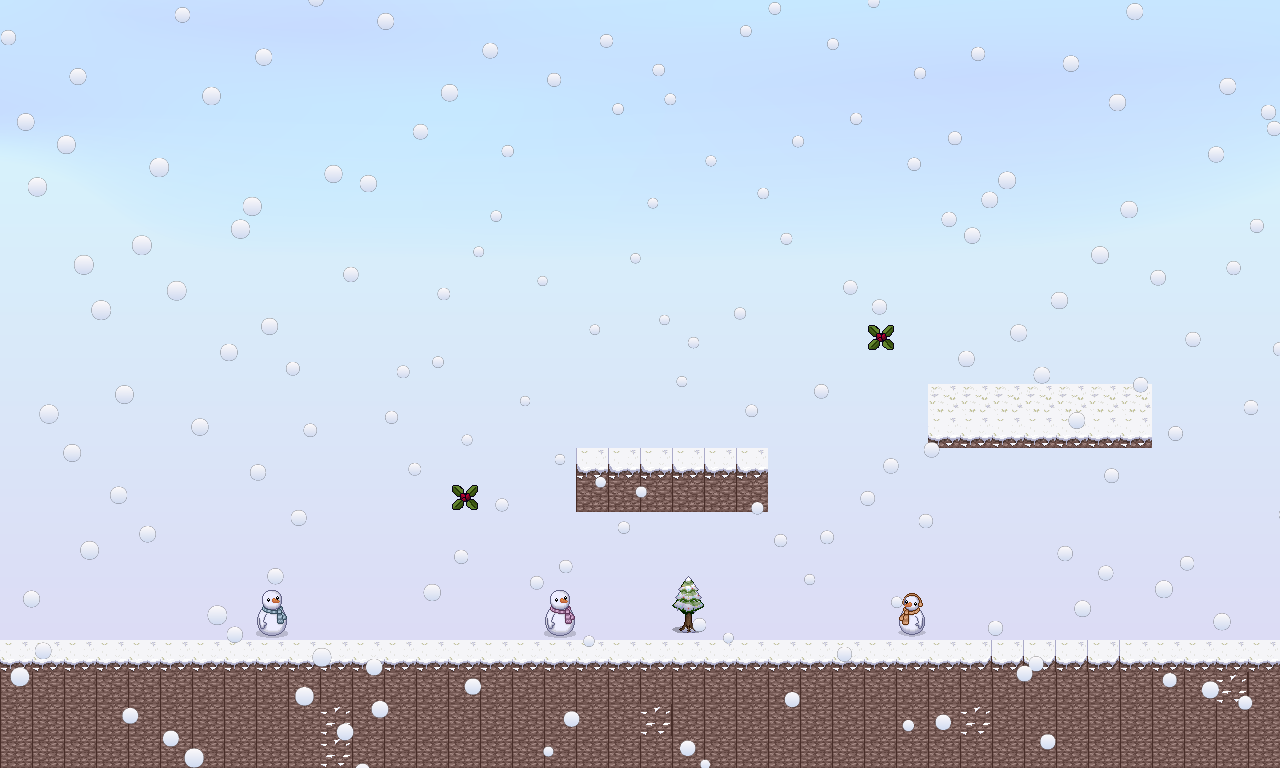

This is a level from a 2D game, rendered from its Tiled map with the project's own tilesets. A one-line summary and the complete map file follow:
An orthogonal 40x24 tile map with 32x32 px tiles, 2 tile layers (background, interaction), 2 tilesets, 2 image layers.

<map version="1.10" tiledversion="1.11.0" orientation="orthogonal" renderorder="right-down" width="40" height="24" tilewidth="32" tileheight="32" infinite="0" nextlayerid="6" nextobjectid="1">
 <tileset firstgid="1" source="snow_ice.tsx" />
 <tileset firstgid="257" source="xmasicons.tsx" />
 <imagelayer id="3" name="backgroundpic" offsetx="-65.7922" offsety="-104.171">
  <image source="Sky.png" width="1920" height="1080" />
 </imagelayer>
 <layer id="2" name="background" width="40" height="24">
  <data encoding="csv">
0,0,0,0,0,0,0,0,0,0,0,0,0,0,0,0,0,0,0,0,0,0,0,0,0,0,0,0,0,0,0,0,0,0,0,0,0,0,0,0,
0,0,0,0,0,0,0,0,0,0,0,0,0,0,0,0,0,0,0,0,0,0,0,0,0,0,0,0,0,0,0,0,0,0,0,0,0,0,0,0,
0,0,0,0,0,0,0,0,0,0,0,0,0,0,0,0,0,0,0,0,0,0,0,0,0,0,0,0,0,0,0,0,0,0,0,0,0,0,0,0,
0,0,0,0,0,0,0,0,0,0,0,0,0,0,0,0,0,0,0,0,0,0,0,0,0,0,0,0,0,0,0,0,0,0,0,0,0,0,0,0,
0,0,0,0,0,0,0,0,0,0,0,0,0,0,0,0,0,0,0,0,0,0,0,0,0,0,0,0,0,0,0,0,0,0,0,0,0,0,0,0,
0,0,0,0,0,0,0,0,0,0,0,0,0,0,0,0,0,0,0,0,0,0,0,0,0,0,0,0,0,0,0,0,0,0,0,0,0,0,0,0,
0,0,0,0,0,0,0,0,0,0,0,0,0,0,0,0,0,0,0,0,0,0,0,0,0,0,0,0,0,0,0,0,0,0,0,0,0,0,0,0,
0,0,0,0,0,0,0,0,0,0,0,0,0,0,0,0,0,0,0,0,0,0,0,0,0,0,0,0,0,0,0,0,0,0,0,0,0,0,0,0,
0,0,0,0,0,0,0,0,0,0,0,0,0,0,0,0,0,0,0,0,0,0,0,0,0,0,0,0,0,0,0,0,0,0,0,0,0,0,0,0,
0,0,0,0,0,0,0,0,0,0,0,0,0,0,0,0,0,0,0,0,0,0,0,0,0,0,0,0,0,0,0,0,0,0,0,0,0,0,0,0,
0,0,0,0,0,0,0,0,0,0,0,0,0,0,0,0,0,0,0,0,0,0,0,0,0,0,0,0,0,0,0,0,0,0,0,0,0,0,0,0,
0,0,0,0,0,0,0,0,0,0,0,0,0,0,0,0,0,0,0,0,0,0,0,0,0,0,0,0,0,0,0,0,0,0,0,0,0,0,0,0,
0,0,0,0,0,0,0,0,0,0,0,0,0,0,0,0,0,0,0,0,0,0,0,0,0,0,0,0,0,0,0,0,0,0,0,0,0,0,0,0,
0,0,0,0,0,0,0,0,0,0,0,0,0,0,0,0,0,0,0,0,0,0,0,0,0,0,0,0,0,0,0,0,0,0,0,0,0,0,0,0,
0,0,0,0,0,0,0,0,0,0,0,0,0,0,0,0,0,0,0,0,0,0,0,0,0,0,0,0,0,0,0,0,0,0,0,0,0,0,0,0,
0,0,0,0,0,0,0,0,0,0,0,0,0,0,0,0,0,0,0,0,0,0,0,0,0,0,0,0,0,0,0,0,0,0,0,0,0,0,0,0,
0,0,0,0,0,0,0,0,0,0,0,0,0,0,0,0,0,0,0,0,0,0,0,0,0,0,0,0,0,0,0,0,0,0,0,0,0,0,0,0,
0,0,0,0,0,0,0,0,0,0,0,0,0,0,0,0,0,0,0,0,0,0,0,0,0,0,0,0,0,0,0,0,0,0,0,0,0,0,0,0,
0,0,0,0,0,0,0,0,97,0,0,0,0,0,0,0,0,35,0,0,0,109,0,0,0,0,0,0,65,0,0,0,0,0,0,0,0,0,0,0,
0,0,0,0,0,0,0,0,113,0,0,0,0,0,0,0,0,51,0,0,0,125,0,0,0,0,0,0,81,0,0,0,0,0,0,0,0,0,0,0,
0,0,0,0,0,0,0,0,0,0,0,0,0,0,0,0,0,0,0,0,0,0,0,0,0,0,0,0,0,0,0,0,0,0,0,0,0,0,0,0,
0,0,0,0,0,0,0,0,0,0,0,0,0,0,0,0,0,0,0,0,0,0,0,0,0,0,0,0,0,0,0,0,0,0,0,0,0,0,0,0,
0,0,0,0,0,0,0,0,0,0,0,0,0,0,0,0,0,0,0,0,0,0,0,0,0,0,0,0,0,0,0,0,0,0,0,0,0,0,0,0,
0,0,0,0,0,0,0,0,0,0,0,0,0,0,0,0,0,0,0,0,0,0,0,0,0,0,0,0,0,0,0,0,0,0,0,0,0,0,0,0
</data>
 </layer>
 <layer id="1" name="interaction" width="40" height="24">
  <data encoding="csv">
0,0,0,0,0,0,0,0,0,0,0,0,0,0,0,0,0,0,0,0,0,0,0,0,0,0,0,0,0,0,0,0,0,0,0,0,0,0,0,0,
0,0,0,0,0,0,0,0,0,0,0,0,0,0,0,0,0,0,0,0,0,0,0,0,0,0,0,0,0,0,0,0,0,0,0,0,0,0,0,0,
0,0,0,0,0,0,0,0,0,0,0,0,0,0,0,0,0,0,0,0,0,0,0,0,0,0,0,0,0,0,0,0,0,0,0,0,0,0,0,0,
0,0,0,0,0,0,0,0,0,0,0,0,0,0,0,0,0,0,0,0,0,0,0,0,0,0,0,0,0,0,0,0,0,0,0,0,0,0,0,0,
0,0,0,0,0,0,0,0,0,0,0,0,0,0,0,0,0,0,0,0,0,0,0,0,0,0,0,0,0,0,0,0,0,0,0,0,0,0,0,0,
0,0,0,0,0,0,0,0,0,0,0,0,0,0,0,0,0,0,0,0,0,0,0,0,0,0,0,0,0,0,0,0,0,0,0,0,0,0,0,0,
0,0,0,0,0,0,0,0,0,0,0,0,0,0,0,0,0,0,0,0,0,0,0,0,0,0,0,0,0,0,0,0,0,0,0,0,0,0,0,0,
0,0,0,0,0,0,0,0,0,0,0,0,0,0,0,0,0,0,0,0,0,0,0,0,0,0,0,0,0,0,0,0,0,0,0,0,0,0,0,0,
0,0,0,0,0,0,0,0,0,0,0,0,0,0,0,0,0,0,0,0,0,0,0,0,0,0,0,0,0,0,0,0,0,0,0,0,0,0,0,0,
0,0,0,0,0,0,0,0,0,0,0,0,0,0,0,0,0,0,0,0,0,0,0,0,0,0,0,0,0,0,0,0,0,0,0,0,0,0,0,0,
0,0,0,0,0,0,0,0,0,0,0,0,0,0,0,0,0,0,0,0,0,0,0,0,0,0,0,266,0,0,0,0,0,0,0,0,0,0,0,0,
0,0,0,0,0,0,0,0,0,0,0,0,0,0,0,0,0,0,0,0,0,0,0,0,0,0,0,0,0,0,0,0,0,0,0,0,0,0,0,0,
0,0,0,0,0,0,0,0,0,0,0,0,0,0,0,0,0,0,0,0,0,0,0,0,0,0,0,0,0,61,61,61,61,61,61,61,0,0,0,0,
0,0,0,0,0,0,0,0,0,0,0,0,0,0,0,0,0,0,0,0,0,0,0,0,0,0,0,0,0,124,124,124,124,124,124,124,0,0,0,0,
0,0,0,0,0,0,0,0,0,0,0,0,0,0,0,0,0,0,13,13,13,13,13,13,0,0,0,0,0,0,0,0,0,132,133,0,0,0,0,0,
0,0,0,0,0,0,0,0,0,0,0,0,0,0,266,0,0,0,91,91,91,91,91,91,0,0,0,0,0,0,0,0,0,0,149,0,0,0,0,0,
0,0,0,0,0,0,0,0,0,0,0,0,0,0,0,0,0,0,0,0,0,0,0,0,0,0,0,0,0,0,0,0,0,0,165,0,0,0,0,0,
0,0,0,0,0,0,0,0,0,0,0,0,0,0,0,0,0,0,0,0,0,0,0,0,0,0,0,0,0,0,0,0,0,0,181,0,0,0,0,0,
0,0,0,0,0,0,0,0,0,0,0,0,0,0,0,0,0,0,0,0,0,0,0,0,0,0,0,0,0,0,0,0,0,0,0,0,0,0,0,0,
0,0,0,0,0,0,0,0,0,0,0,0,0,0,0,0,0,0,0,0,0,0,0,0,0,0,0,0,0,0,0,0,0,0,0,0,0,0,0,0,
124,124,124,124,124,124,124,124,124,124,124,124,124,124,124,124,124,124,124,124,124,124,124,124,124,124,124,124,124,124,29,29,29,29,29,124,124,124,124,124,
91,91,91,91,91,91,91,91,91,91,91,91,91,91,91,91,91,91,91,91,91,91,91,91,91,91,91,91,91,91,91,91,91,91,91,91,91,91,108,91,
91,91,91,91,91,91,91,91,91,91,107,91,91,91,91,91,91,91,91,91,108,91,91,91,91,91,91,91,91,91,107,91,91,91,91,91,91,91,91,91,
91,91,91,91,91,91,91,91,91,91,107,91,91,91,91,91,91,91,91,91,91,91,91,91,91,91,91,91,91,91,91,91,91,91,91,91,91,91,91,91
</data>
 </layer>
 <imagelayer id="5" name="snow" offsetx="1.37067" offsety="-123.36">
  <image source="Snow.png" width="1920" height="1080" />
 </imagelayer>
</map>
